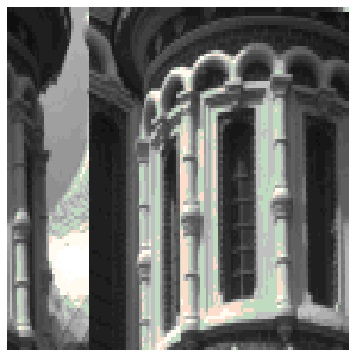
#> input picture mest-atividade01/images/gradient.jpg, 356 x 356 px
$ python file02.py   (older library calls are emulated)
#> lines starting #> are read from the running program, lines starting #| are printed output that depends on the picture
import cv2
import numpy as np
import scipy.ndimage as ndimage

image = cv2.imread("images/gradient.jpg", cv2.IMREAD_GRAYSCALE)
#> image: shape (356, 356); min 11, max 255, mean 112.2
print(image.shape)
#| (356, 356)
# imageEdge = cv2.Sobel(image, cv2.CV_8U, 1, 0) bordas horizontais
# imageEdge = cv2.Sobel(image, cv2.CV_8U, 0, 1) #bordas verticais

# imageEdgeBlur = cv2.blur(imageEdge, ksize=(2, 2))


smallest = np.amin(image)
#> smallest = 11
biggest = np.amax(image)
#> biggest = 255

imageEdgeCalculationHorizontal = np.zeros(image.shape)
rowsLen=len(imageEdgeCalculationHorizontal)
#> rowsLen = 356
columnsLen=len(imageEdgeCalculationHorizontal[0])
#> columnsLen = 356
for row in range(rowsLen):
    for column in range(columnsLen):
        pass
        a=0
        if(not (row+1>=rowsLen)):
            a = image[row + 1, column]
        else:
            continue
        aMinus=0
        if(not(row-1<0)):
            aMinus=image[row-1, column]
        else:
            continue
        imageEdgeCalculationHorizontal[row,column]=a-aMinus
        imageEdgeCalculationHorizontal[row,column]=(((imageEdgeCalculationHorizontal[row,column]-smallest)/(biggest-smallest))*255)
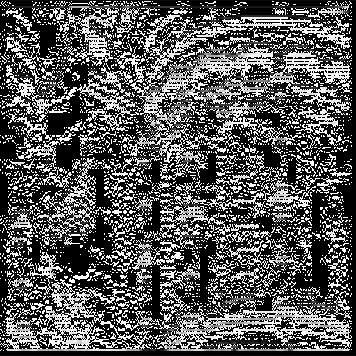
#> imageEdgeCalculationHorizontal: shape (356, 356) float64; min -11.5, max 255, mean 82.3; drawn with min black and max white


for row in range(rowsLen):
    for column in range(columnsLen):
        pass
cv2.imshow("Original", image)
# cv2.imshow("Sobel", imageEdge)
# cv2.imshow("Sobel Blur", imageEdgeBlur)
cv2.imshow("Gradient Manual", ndimage.convolve(image,[[0,1,0],[0,-1,0],[0,0,0]]))
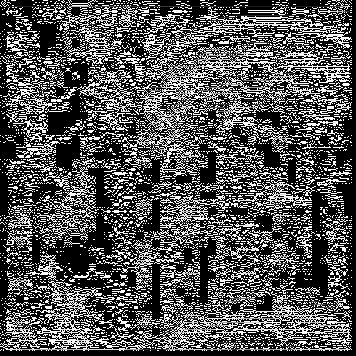
#> window 'Gradient Manual': shape (356, 356); min 0, max 255, mean 84.9
cv2.imshow("Gradient Manual 2 ", imageEdgeCalculationHorizontal)
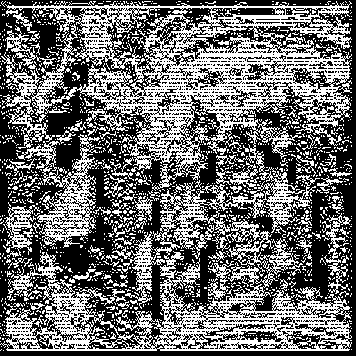
#> window 'Gradient Manual 2 ': shape (356, 356); 42.8% white in thin lines or dots
cv2.waitKey(0)
cv2.destroyAllWindows()

$ run again, with mest-atividade01/images/buoys.jpg copied over mest-atividade01/images/gradient.jpg
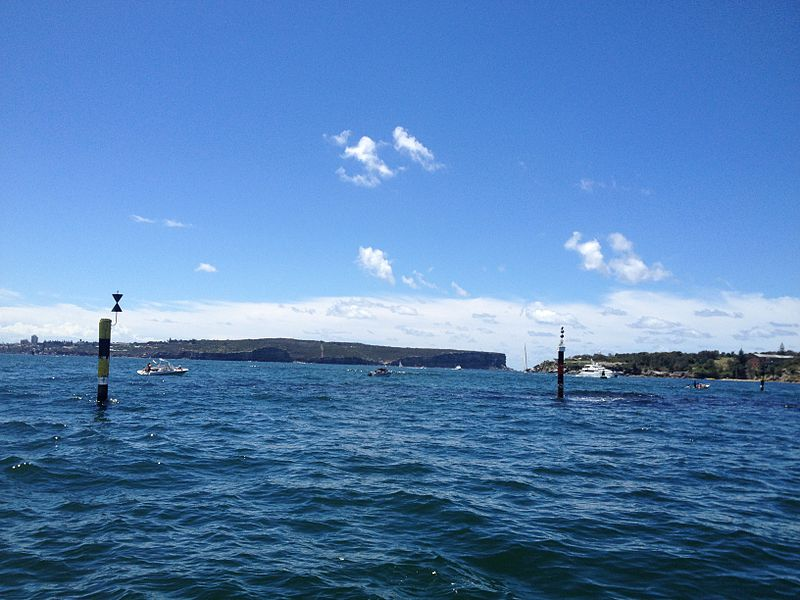
#> input picture mest-atividade01/images/buoys.jpg, 800 x 600 px
#> `image = cv2.imread("images/gradient.jpg", cv2.IMREAD_GRAYSCALE)`:
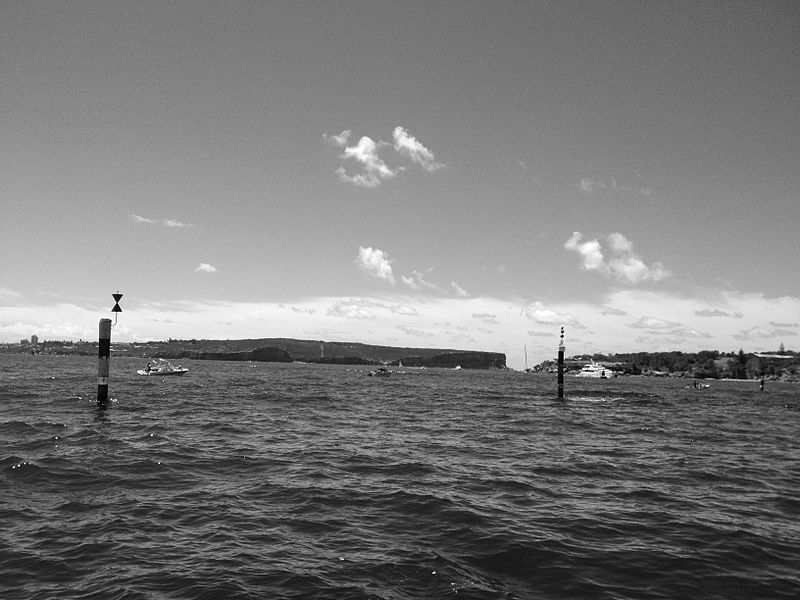
#> image: shape (600, 800); min 0, max 255, mean 121.3
#| (600, 800)
#> smallest = 0
#> biggest = 255
#> `cv2.imshow("Gradient Manual 2 ", imageEdgeCalculationHorizontal)`:
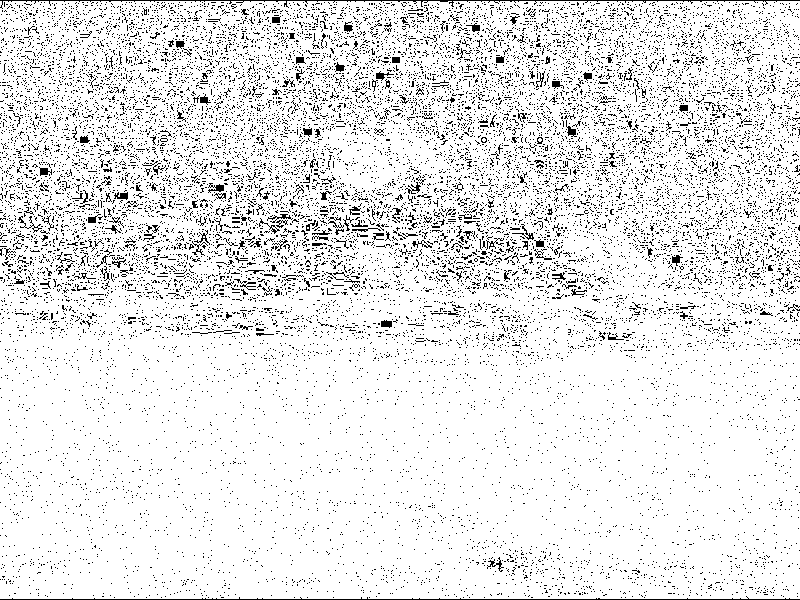
#> window 'Gradient Manual 2 ': shape (600, 800); 90.7% white; black in thin lines or dots

$ run again, with mest-atividade01/images/flower.bmp saved as mest-atividade01/images/gradient.jpg
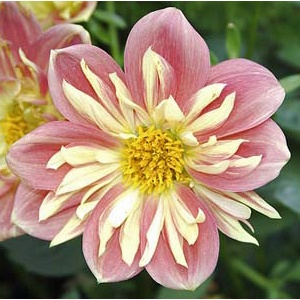
#> input picture mest-atividade01/images/flower.bmp, 300 x 300 px
#> `image = cv2.imread("images/gradient.jpg", cv2.IMREAD_GRAYSCALE)`:
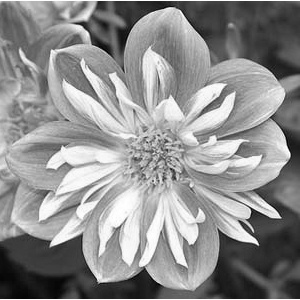
#> image: shape (300, 300); min 0, max 255, mean 142
#| (300, 300)
#> smallest = 0
#> biggest = 255
#> `cv2.imshow("Gradient Manual 2 ", imageEdgeCalculationHorizontal)`:
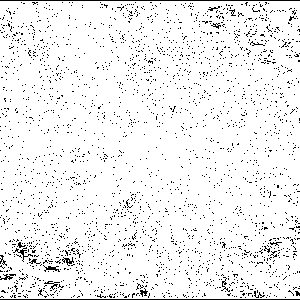
#> window 'Gradient Manual 2 ': shape (300, 300); 94.3% white; black in thin lines or dots
